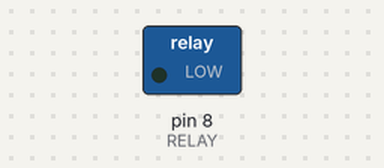
The sketch below on a simulated Arduino Uno, built with avr-gcc and run on an emulated ATmega328P. Shown: switched loads named in the sketch (green lamp = pin HIGH).

Above: at 2.5 s.
At 7.5 s:
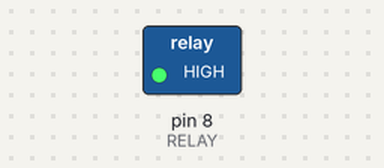
Timing chart, 0 to 13.0 s (numbered marks = the images above):
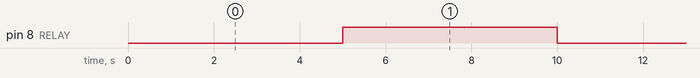

Measured:
- by itself, pin 8 (RELAY): alternates HIGH for 5.0 s and LOW for 5.0 s

The sketch:

Single_Channel_Relay_Module_TOGGLE.ino
```cpp
//**************************************************
//* Περιβαλλοντική Ομάδα 5ου Γυμνασίου Πτολεμαΐδας *
//* ---------------------------------------------- *
//* Week4: Ενδεικτικός κώδικας ενεργοποίησης και   *
//* και απενέργοποίησης κάθε 5 δευτερόλεπτα της    *
//* λειτουργίας του ρελέ (ηλεκτρονικού διακόπτη)   *
//**************************************************


#define RELAY 8                     //Σύνδεση διακόπτη στην έξοδο 8 του Arduino

void setup()
{
  pinMode(RELAY, OUTPUT);           //Κώδικας αρχικοποίησης (έναρξης επικοινωνίας με το ρελέ)
}

void loop()
{
     digitalWrite(RELAY, LOW);      //Διακόπτης στο OFF
     delay(5000);                   //Καθυστέρηση 5 δευτ
     digitalWrite(RELAY, HIGH);     //Διακόπτης στο ON
     delay(5000);                   //Καθυστέρηση 5 δευτ
}
```
